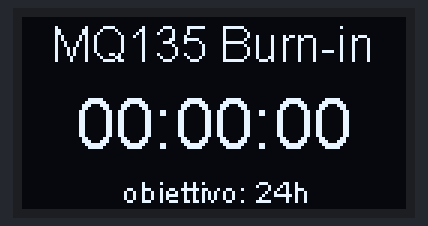
A program run on a simulated ESP32-S3. On the bench: 128×64 one-colour display. What the program prints to the serial monitor is not drawn.

Above: at 0.1 s.

The program:

main.cpp
```cpp
#include <Arduino.h>
#include "heltec.h"

#define BURNIN_HOURS 24

static void updateDisplay(int ore, int minuti, int secondi) {
    Heltec.display->clear();
    Heltec.display->setFont(ArialMT_Plain_16);
    Heltec.display->setTextAlignment(TEXT_ALIGN_CENTER);
    Heltec.display->drawString(64, 0, "MQ135 Burn-in");

    Heltec.display->setFont(ArialMT_Plain_24);
    char buf[16];
    snprintf(buf, sizeof(buf), "%02d:%02d:%02d", ore, minuti, secondi);
    Heltec.display->drawString(64, 22, buf);

    Heltec.display->setFont(ArialMT_Plain_10);
    Heltec.display->drawString(64, 52, "obiettivo: 24h");

    Heltec.display->display();
}

void setup() {
    Heltec.begin(true, false, true);
    Serial.println("=== BURN-IN MQ135 ===");
    updateDisplay(0, 0, 0);
}

void loop() {
    unsigned long elapsed_s = millis() / 1000;
    int ore     = elapsed_s / 3600;
    int minuti  = (elapsed_s % 3600) / 60;
    int secondi = elapsed_s % 60;

    updateDisplay(ore, minuti, secondi);

    if (ore >= BURNIN_HOURS) {
        Heltec.display->clear();
        Heltec.display->setFont(ArialMT_Plain_16);
        Heltec.display->setTextAlignment(TEXT_ALIGN_CENTER);
        Heltec.display->drawString(64, 20, "COMPLETATO!");
        Heltec.display->drawString(64, 42, "24h raggiunte");
        Heltec.display->display();
        Serial.println("=== BURN-IN COMPLETATO ===");
        while (true) { delay(10000); }
    }

    delay(1800000); // aggiornamento ogni 30 minuti
}
```
